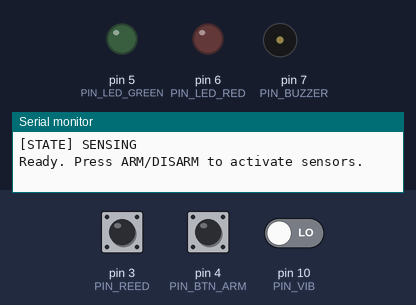
Bench run of a sketch on a simulated Arduino Uno, built with avr-gcc and run on an emulated ATmega328P. Parts: output pins drawn as LEDs (lit = HIGH), buzzer (waves = sounding, pin HIGH), the last lines printed to the serial monitor. Dashed ring = blinking. The test bench sets the inputs (shaded band); at power-on: pin 4 (PIN_BTN_ARM) HIGH, pin 10 (PIN_VIB) LOW, pin 3 (PIN_REED) HIGH. The modem accepts every AT command (registered, SIM ready, sends succeed) and sends nothing else.

Above: at 2.4 s.
2.5 s: pin 4 (PIN_BTN_ARM) pulled LOW for 0.15 s
5.6 s: pin 10 (PIN_VIB) driven HIGH
8.6 s: pin 4 (PIN_BTN_ARM) pulled LOW for 1 s
At 9.4 s:
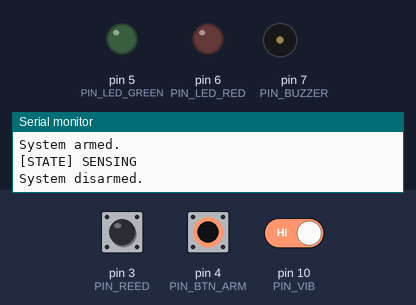
11.1 s: pin 4 (PIN_BTN_ARM) pulled LOW for 3.2 s
At 17.0 s:
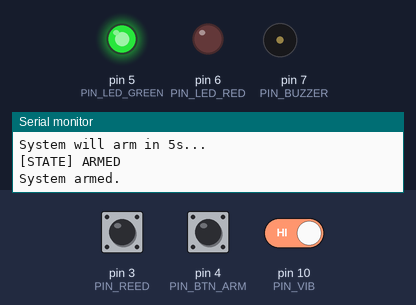
17.3 s: pin 3 (PIN_REED) pulsed LOW 2 times (0.12 s each, 0.3 s apart)
At 17.67 s:
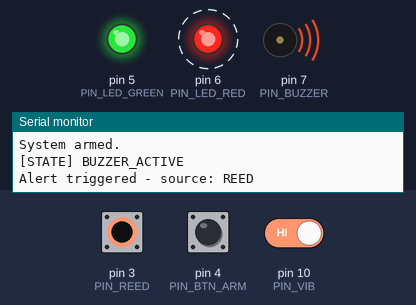
20.4 s: pin 3 (PIN_REED) driven LOW and pin 4 (PIN_BTN_ARM) driven LOW
At 20.8 s:
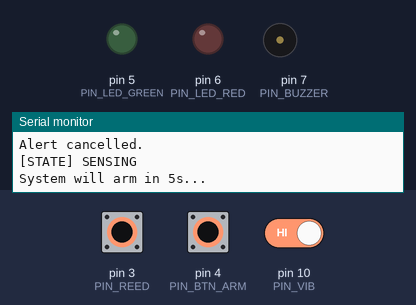
Timing chart, 0 to 26.9 s (numbered marks = the images above; inputs shaded):
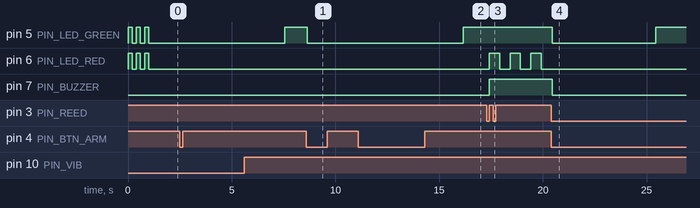

Measured:
- after the input at 8.6 s, pin 5 (PIN_LED_GREEN): HIGH → LOW after 0.05 s
- after the input at 11.1 s, pin 5 (PIN_LED_GREEN): LOW → HIGH after 5.0 s
- after the input at 17.3 s, pin 6 (PIN_LED_RED): alternates HIGH for 0.50 s and LOW for 0.50 s, starting after 0.12 s; pin 7 (PIN_BUZZER): LOW → HIGH after 0.12 s
- after the input at 20.4 s, pin 5 (PIN_LED_GREEN): HIGH → LOW after 0.05 s, → HIGH 5.0 s later; pin 6 (PIN_LED_RED): stops changing and stays LOW; pin 7 (PIN_BUZZER): HIGH → LOW after 0.05 s

The sketch:

FYP_IDS_CODE.ino
```cpp
#include <SoftwareSerial.h>

#define PIN_REED 3
#define PIN_BTN_ARM 4
#define PIN_LED_GREEN 5
#define PIN_LED_RED 6
#define PIN_BUZZER 7
#define PIN_GSM_TX 8
#define PIN_GSM_RX 9
#define PIN_VIB 10
#define ARM_DELAY_MS 5000UL
#define GATE_SECONDS 30UL
#define DEBOUNCE_MS 50
#define PHONE_NUMBER "+2347045018401"

enum SystemState {
    STATE_IDLE, STATE_SENSING, STATE_ARMED, STATE_VIBRATION_DETECTED, STATE_BUZZER_ACTIVE, STATE_SMS_SENDING,STATE_SLEEP
};
void setState(SystemState &state, SystemState next) {
    state = next;
    Serial.print(F("[STATE] "));
    switch (next) {
        case STATE_IDLE: Serial.println(F("IDLE")); break;
        case STATE_SENSING: Serial.println(F("SENSING")); break;
        case STATE_ARMED: Serial.println(F("ARMED")); break;
        case STATE_VIBRATION_DETECTED:Serial.println(F("VIBRATION_DETECTED")); break;
        case STATE_BUZZER_ACTIVE: Serial.println(F("BUZZER_ACTIVE")); break;
        case STATE_SMS_SENDING: Serial.println(F("SMS_SENDING")); break;
        case STATE_SLEEP:Serial.println(F("SLEEP")); break;
    }
}
class SensorReader {
    private:
    bool isArmed;
    int reedSwitchPin;
    int vibrationPin;
    bool prevReedState;
    bool prevVibState;
public:
    SensorReader(int reedPin, int vibPin) {
        reedSwitchPin = reedPin;
        vibrationPin = vibPin;
        isArmed = false;
    }
    void begin() {
        pinMode(reedSwitchPin, INPUT_PULLUP);
        pinMode(vibrationPin, INPUT);
        prevReedState = digitalRead(reedSwitchPin);
        prevVibState = digitalRead(vibrationPin);
    }
    bool readReedSwitch() {
        bool now = digitalRead(reedSwitchPin);
        bool edge = (now == HIGH && prevReedState == LOW);
        prevReedState = now;
        return edge;
    }
    float readVibration() {
        bool now = digitalRead(vibrationPin);
        bool edge = (now == HIGH && prevVibState == LOW);
        prevVibState = now;
        return edge ? 1.0 : 0.0;
    }
    bool getArmedState() {
        return isArmed;
    }
    void setArmedState(bool state) {
        isArmed = state;
    }
};
class SMS_Manager {
    private:
    String phoneNumber;
    String gsmStatus;
    SoftwareSerial gsmSerial;
    bool gsmReady;
    unsigned long nextAttemptAt;
    bool sendAT(const String &cmd, const String &expected, unsigned long timeoutMs) {
        while (gsmSerial.available()) gsmSerial.read();
        gsmSerial.println(cmd);
        unsigned long start = millis();
        String resp = "";
        while (millis() - start < timeoutMs) {
            while (gsmSerial.available()) {
                resp += (char)gsmSerial.read();
                if (resp.indexOf(expected) != -1) return true;
            }
        }
        Serial.print(F("GSM: no/unexpected reply to '"));
        Serial.print(cmd);
        Serial.print(F("': "));
        Serial.println(resp);
        return false;
    }
public:
     SMS_Manager(int rxPin, int txPin, String phone): gsmSerial(rxPin, txPin) {
        phoneNumber = phone;
        gsmStatus = "UNINITIALIZED";
        gsmReady = false;
        nextAttemptAt = 0;
    }
    void begin() {
        gsmSerial.begin(1200);
        nextAttemptAt = millis() + 3000;
    }
    void pollInit() {
        if (gsmReady) return;
        if (millis() < nextAttemptAt) return;
        bool alive = sendAT("AT", "OK", 1500);
        if (alive) {
            sendAT("ATE0", "OK", 1500);
            sendAT("AT+CMGF=1", "OK", 1500);
            gsmReady = true;
            gsmStatus = "READY";
            Serial.println(F("GSM ready."));
        } else {
            gsmStatus = "NO_RESPONSE";
            nextAttemptAt = millis() + 4000;
        }
    }
    bool isReady() {
        return gsmReady;
    }
    void sendAlert(String message) {
        while (gsmSerial.available()) gsmSerial.read();
        gsmSerial.print(F("AT+CMGS=\""));
        gsmSerial.print(phoneNumber);
        gsmSerial.println(F("\""));
        delay(200);
        gsmSerial.print(message);
        delay(200);
        gsmSerial.write(26);
        unsigned long start = millis();
        String resp = "";
        while (millis() - start < 15000) {
            while (gsmSerial.available()) resp += (char)gsmSerial.read();
            if (resp.indexOf("+CMGS") != -1 ||resp.indexOf("ERROR") != -1) break;
        }
        if (resp.indexOf("+CMGS") != -1) {
            gsmStatus = "SENT";
            Serial.println(F("SMS sent."));
        } else {
            gsmStatus = "FAILED";
            Serial.print(F("SMS send failed. Raw reply: "));
            Serial.println(resp);
        }
    }
};
class BuzzerManager {
    private:
    bool timerActive;
    int countdownSec;
    int buzzerPin;
    int redLedPin;
    SMS_Manager* smsManager;
    SystemState* state;
    String alertSource;
    unsigned long startMillis;
    unsigned long lastBlinkMillis;
    unsigned long lastPrintMillis;
    bool blinkState;
    bool justDispatched;
public:
    BuzzerManager(int buzzer, int redLed, int gateSeconds,SMS_Manager* sms, SystemState* sys) {
        buzzerPin = buzzer;
        redLedPin = redLed;
        countdownSec = gateSeconds;
        smsManager = sms;
        state = sys;
        timerActive = false;
        justDispatched = false;
    }
    void begin() {
        pinMode(buzzerPin, OUTPUT);
        pinMode(redLedPin, OUTPUT);
        digitalWrite(buzzerPin, LOW);
        digitalWrite(redLedPin, LOW);
    }
    void activate(String source) {
        if (timerActive) return;
        alertSource = source;
        timerActive = true;
        startMillis = millis();
        lastBlinkMillis = millis();
        lastPrintMillis = millis();
        blinkState = true;
        digitalWrite(buzzerPin, HIGH);
        digitalWrite(redLedPin, HIGH);
        setState(*state, STATE_BUZZER_ACTIVE);
        Serial.print(F("Alert triggered - source: "));
        Serial.println(source);
    }
    void cancel() {
        if (!timerActive) return;
        timerActive = false;
        digitalWrite(buzzerPin, LOW);
        digitalWrite(redLedPin, LOW);
        Serial.println(F("Alert cancelled."));
    }
    void onTimeout() {
        if (!timerActive) return;
        if (millis() - lastBlinkMillis >= 500) {
            blinkState = !blinkState;
            digitalWrite(redLedPin, blinkState ? HIGH : LOW);
            lastBlinkMillis = millis();
        }
        unsigned long elapsed = millis() - startMillis;
        if (millis() - lastPrintMillis >= 5000) {
            lastPrintMillis = millis();
            Serial.print(F("Gate: "));
            Serial.print(elapsed / 1000UL);
            Serial.print(F("s of "));
            Serial.print(countdownSec);
            Serial.println(F("s."));
        }
        if (elapsed >= (unsigned long)countdownSec * 1000UL) {
            digitalWrite(buzzerPin, LOW);
            digitalWrite(redLedPin, HIGH);
            setState(*state, STATE_SMS_SENDING);
            String msg = "INTRUSION ALERT: " + alertSource + " sensor triggered. Please check the premises.";
            smsManager->sendAlert(msg);
            digitalWrite(redLedPin, LOW);
            timerActive = false;
            justDispatched = true;
            Serial.println(F("SMS process completed."));
        }
    }
    bool isActive() {
        return timerActive;
    }
    bool consumeDispatchFlag() {
        if (justDispatched) {
            justDispatched = false;
            return true;
        }
        return false;
    }
};
class SignalProcessor {
    private:
    BuzzerManager* buzzerManager;
    SystemState* state;
public:
    SignalProcessor(BuzzerManager* buzzer, SystemState* sys) {
        buzzerManager = buzzer;
        state = sys;
    }
    void processFrameDisplacement(bool reedEvent, bool armed) {
        if (!reedEvent) return;
        if (!armed) {
            Serial.println(F("Reed event ignored - system not armed."));
            return;
        }
        if (buzzerManager->isActive()) return;
        startBuzzerWindow("REED");
    }
    void processVibration(float vibReading, bool armed) {
        if (vibReading <= 0.0) return;
        if (!armed) {
            Serial.println(F("Vibration event ignored - system not armed."));
            return;
        }
        if (buzzerManager->isActive()) return;
        setState(*state, STATE_VIBRATION_DETECTED);
        startBuzzerWindow("VIBRATION");
    }
    void startBuzzerWindow(String source) {
        buzzerManager->activate(source);
    }
};
class ButtonHandler {
    private:
    int armButtonPin;
    int greenLedPin;
    bool prevArmState;
    bool armPending;
    unsigned long armPendingUntil;
    SensorReader* sensorReader;
    BuzzerManager* buzzerManager;
    SystemState* state;
    void applyArmedState(bool armed) {
        sensorReader->setArmedState(armed);
        digitalWrite(greenLedPin, armed ? HIGH : LOW);
        setState( *state,armed ? STATE_ARMED : STATE_SENSING );
        Serial.println( armed ? F("System armed.") : F("System disarmed.") );
    }
public:
     ButtonHandler(int armPin, int greenLed, SensorReader* sensor, BuzzerManager* buzzer,SystemState* sys) {
        armButtonPin = armPin;
        greenLedPin = greenLed;
        sensorReader = sensor;
        buzzerManager = buzzer;
        state = sys;
        armPending = false;
    }
    void begin() {
        pinMode(armButtonPin, INPUT_PULLUP);
        pinMode(greenLedPin, OUTPUT);
        digitalWrite(greenLedPin, LOW);
        prevArmState = digitalRead(armButtonPin);
    }
    bool debounce(int pin) {
        delay(DEBOUNCE_MS);
        return digitalRead(pin) == LOW;
    }
    void startArmDelay() {
        sensorReader->setArmedState(false);
        digitalWrite(greenLedPin, LOW);
        armPending = true;
        armPendingUntil = millis() + ARM_DELAY_MS;
        setState(*state, STATE_SENSING);
        Serial.println(F("System will arm in 5s..."));
    }
    void onArmingButtonPress() {
        bool now = digitalRead(armButtonPin);
        bool pressed = (now == LOW && prevArmState == HIGH);
        prevArmState = now;
        if (!pressed || !debounce(armButtonPin)) return;
        if (buzzerManager->isActive()) {
            buzzerManager->cancel();
            startArmDelay();
            return;
        }
        if (armPending) {
            armPending = false;
            sensorReader->setArmedState(false);
            digitalWrite(greenLedPin, LOW);
            Serial.println(F("Arming cancelled."));
            setState(*state, STATE_SENSING);
            return;
        }
        if (sensorReader->getArmedState()) {
            applyArmedState(false);
            return;
        }
        startArmDelay();
    }
    void update() {
        if (armPending && millis() >= armPendingUntil) {
            armPending = false;
            applyArmedState(true);
        }
    }
};
class IntrusionSystem {
    private:
    SystemState state;
    SensorReader sensorReader;
    SMS_Manager smsManager;
    BuzzerManager buzzerManager;
    SignalProcessor signalProcessor;
    ButtonHandler buttonHandler;
public:
     IntrusionSystem() : state(STATE_IDLE),sensorReader(PIN_REED, PIN_VIB), smsManager(PIN_GSM_RX, PIN_GSM_TX, PHONE_NUMBER),buzzerManager(PIN_BUZZER, PIN_LED_RED, GATE_SECONDS, &smsManager, &state),signalProcessor(&buzzerManager, &state), buttonHandler(PIN_BTN_ARM, PIN_LED_GREEN,&sensorReader, &buzzerManager, &state) {
    }
    void init() {
        Serial.begin(1200);
        sensorReader.begin();
        buttonHandler.begin();
        buzzerManager.begin();
        smsManager.begin();
        for (uint8_t i = 0; i < 3; i++) {
            digitalWrite(PIN_LED_GREEN, HIGH);
            digitalWrite(PIN_LED_RED, HIGH);
            delay(200);
            digitalWrite(PIN_LED_GREEN, LOW);
            digitalWrite(PIN_LED_RED, LOW);
            delay(200);
        }
        setState(state, STATE_SENSING);
        Serial.println( F("Ready. Press ARM/DISARM to activate sensors.") );
    }
    void run() {
        buttonHandler.onArmingButtonPress();
        buttonHandler.update();
        smsManager.pollInit();
        bool armed = sensorReader.getArmedState();
        bool reedEvent = sensorReader.readReedSwitch();
        float vibReading =sensorReader.readVibration();
        if (!buzzerManager.isActive()) {
            signalProcessor.processFrameDisplacement( reedEvent, armed );
        }
        if (!buzzerManager.isActive()) {
            signalProcessor.processVibration( vibReading, armed );
        }
        buzzerManager.onTimeout();
        if (buzzerManager.consumeDispatchFlag()) {
            buttonHandler.startArmDelay();
        }
    }
};
IntrusionSystem system_;
void setup() {
    system_.init();
}
void loop() {
    system_.run();
}
```
